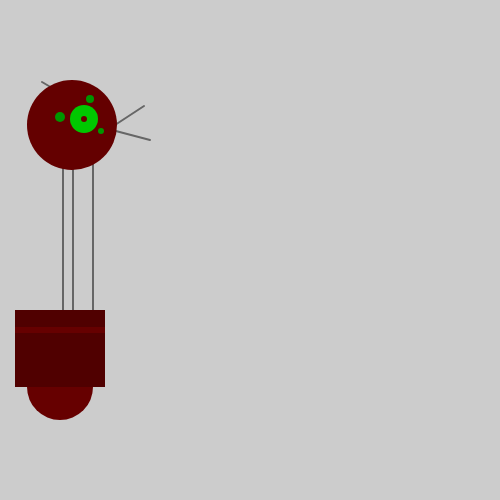
Frame 1 (no input)
Frame 60 (no input): identical to frame 1, image omitted
Frame 120 (the mouse pressed at the canvas centre since frame 60): identical to frame 1, image omitted

The p5.js sketch that drew this single still picture (run headless with seeded random() and noise() and a simulated clock; from frame 60 on, the mouse is pressed at the canvas centre):

// p5.js sketch
// ── sketch.js
var x = 60;            // x coordinate
var y = 420;           // y coordinate
var bodyHeight = 110;  // Body height
var neckHeight = 140;  // Neck height
var radius = 45;
var ny = y - bodyHeight - neckHeight - radius;  // Neck Y

function setup() {
  createCanvas(500, 500);
  strokeWeight(2);
  ellipseMode(RADIUS);
}

function draw() {
  background(204);

  // Neck
  stroke(102);
  line(x+3, y-bodyHeight, x+3, ny); 
  line(x+13, y-bodyHeight, x+13, ny); 
  line(x+33, y-bodyHeight, x+33, ny); 

  // Antennae
  line(x+55, ny, x-18, ny-43);
  line(x+55, ny, x+84, ny-19);
  line(x+33, ny, x+90, ny+15);

  // Body
  noStroke();
  fill(102, 0, 0);
  ellipse(x, y-33, 33, 33);
  fill(80,0, 0);
  rect(x-45, y-bodyHeight, 90, bodyHeight-33);
  fill(102, 0, 0);
  rect(x-45, y-bodyHeight+17, 90, 6);

  // Head
  fill(100, 0, 0);
  ellipse(x+12, ny, radius, radius); 
  fill(0, 200, 0);
  ellipse(x+24, ny-6, 14, 14);
  fill(100, 0, 0);
  ellipse(x+24, ny-6, 3, 3);
  fill(0, 150, 0);
  ellipse(x, ny-8, 5, 5);
  ellipse(x+30, ny-26, 4, 4);
  ellipse(x+41, ny+6, 3, 3);
}
